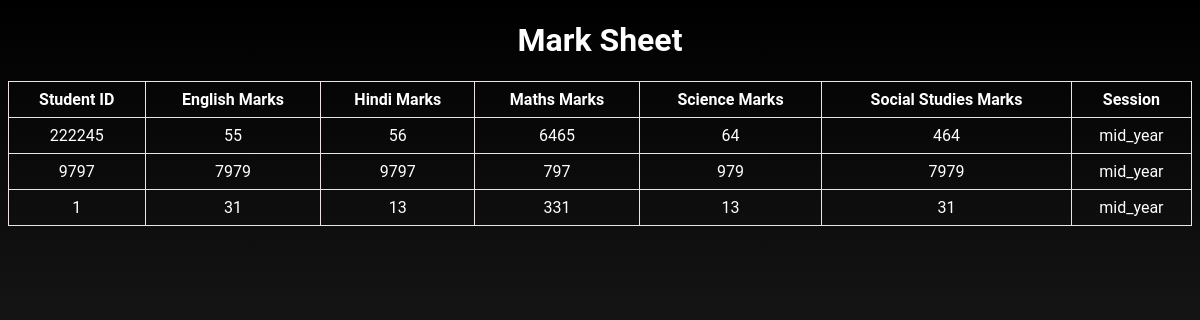
The page /marksheetsuccess/ on the database its author committed.
### marksheet/models.py (models this page shows, shortened)
class Marksheet(models.Model):
    SESSION_CHOICES = [
        ('mid_year', 'Mid Year'),#figure this out
        ('end_year', 'End Year'),
    ]
    student_id = models.IntegerField(null=True)
    english_marks = models.IntegerField(null=True)
    hindi_marks = models.IntegerField(null=True)
    maths_marks = models.IntegerField(null=True)
    science_marks = models.IntegerField(null=True)
    socialstudy_marks = models.IntegerField(null=True)
    session = models.CharField(max_length=20, choices=SESSION_CHOICES)

### marksheet/views.py (the view)
# urls.py: path('marksheetsuccess/',views.marksheetsuccess, name='marksheetsuccess'),
def marksheetsuccess(request):
    markstorage = Marksheet.objects.all().values()
    template = loader.get_template('marksheetsuccess.html')
    context = {
        'markstorage': markstorage,
    }
    return HttpResponse(template.render(context, request))

### marksheet/templates/marksheetsuccess.html (shortened to what this page needs)
<!DOCTYPE html>
<html lang="en">
<head>
</head>
<body>
    <h1>Mark Sheet</h1>
    <table>
        <thead>
            <tr>
                <th>Student ID</th>
                <th>English Marks</th>
                <th>Hindi Marks</th>
                <th>Maths Marks</th>
                <th>Science Marks</th>
                <th>Social Studies Marks</th>
                <th>Session</th>
            </tr>
        </thead>
        <tbody>
            {% for marksheet in markstorage %}
            <tr>
                <td>{{ marksheet.student_id }}</td>
                <td>{{ marksheet.english_marks }}</td>
                <td>{{ marksheet.hindi_marks }}</td>
                <td>{{ marksheet.maths_marks }}</td>
                <td>{{ marksheet.science_marks }}</td>
                <td>{{ marksheet.socialstudy_marks }}</td>
                <td>{{ marksheet.session }}</td>
            </tr>
            {% endfor %}
        </tbody>
    </table>
</body>
</html>

### marksheet/templates/marksheetsuccess.html (style rules this page uses)
table { width: 100%; border-collapse: collapse; }
th, td { border: 1px solid rgb(239, 226, 226); padding: 8px; text-align: center; }
th { color: white; }
td { color: white; }
html { font-family: 'Roboto', sans-serif; margin: 0; padding: 0; background: linear-gradient(to bottom, #000000, #333333); background-repeat: no-repeat; height: 100%; }
h1 { color: white; text-align: center; }

### rows shown on the page
Marksheet: student_id "222245", english_marks "55", hindi_marks "56", maths_marks "6465", science_marks "64", socialstudy_marks "464", session "mid_year"
Marksheet: student_id "9797", english_marks "7979", hindi_marks "9797", maths_marks "797", science_marks "979", socialstudy_marks "7979", session "mid_year"
Marksheet: student_id "1", english_marks "31", hindi_marks "13", maths_marks "331", science_marks "13", socialstudy_marks "31", session "mid_year"
